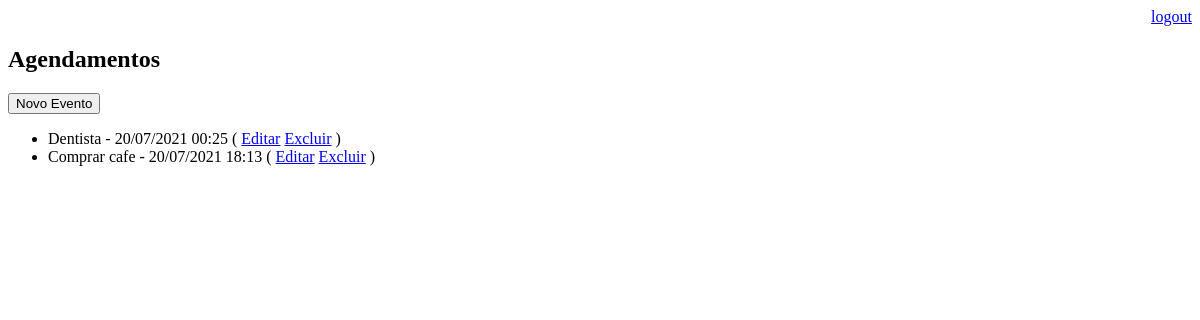
/agenda/ (signed in), run on an earlier commit of the app's database.
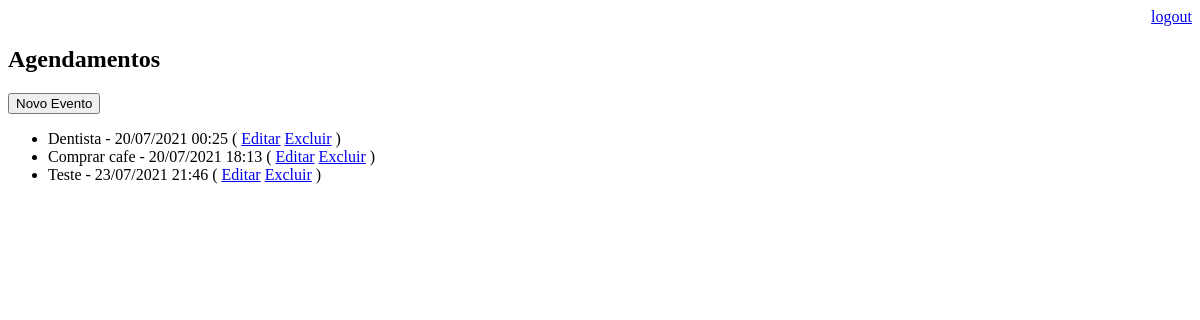
And on a later commit of the database.
### core/models.py (models this page shows, shortened)
class Evento(models.Model):
    titulo = models.CharField(max_length=100)
    descricao = models.TextField(blank=True, null=True)
    data_evento = models.DateTimeField(verbose_name='Data do Evento')
    data_criacao = models.DateTimeField(auto_now=True)
    usuario = models.ForeignKey(User, on_delete=models.CASCADE)
    class Meta:
        db_table = 'evento'
    def get_data_evento(self):
        return self.data_evento.strftime('%d/%m/%Y %H:%M')

### core/views.py (the view)
# urls.py: path('agenda/', views.lista_eventos),
@login_required(login_url='/login/')
def lista_eventos(request):
    usuario = request.user
    evento = Evento.objects.filter(usuario=usuario)
    dados = {'eventos': evento}
    return render(request, 'agenda.html', dados)

### templates/agenda.html (shortened to what this page needs)
<!DOCTYPE html>
<html lang="en">
<head>
</head>
<body>
    <div align="right">
        <a href="/logout">logout</a>
    </div>
    <h2>Agendamentos</h2>
    <a href="evento/">
        <button type="button">Novo Evento </button>
    </a>
    <ul>
        {% for evento in eventos %}
            <li>
                {{evento.titulo}} - {{evento.get_data_evento}}
                ( <a href="evento/?id={{ evento.id}}">Editar</a>
                  <a href="evento/delete/{{ evento.id}}">Excluir</a> )
            </li>
        {% endfor %}
    </ul>
</body>
</html>

What changed in the data, as far as the page shows it:
added Evento: titulo "Teste", get_data_evento "23/07/2021 21:46"
